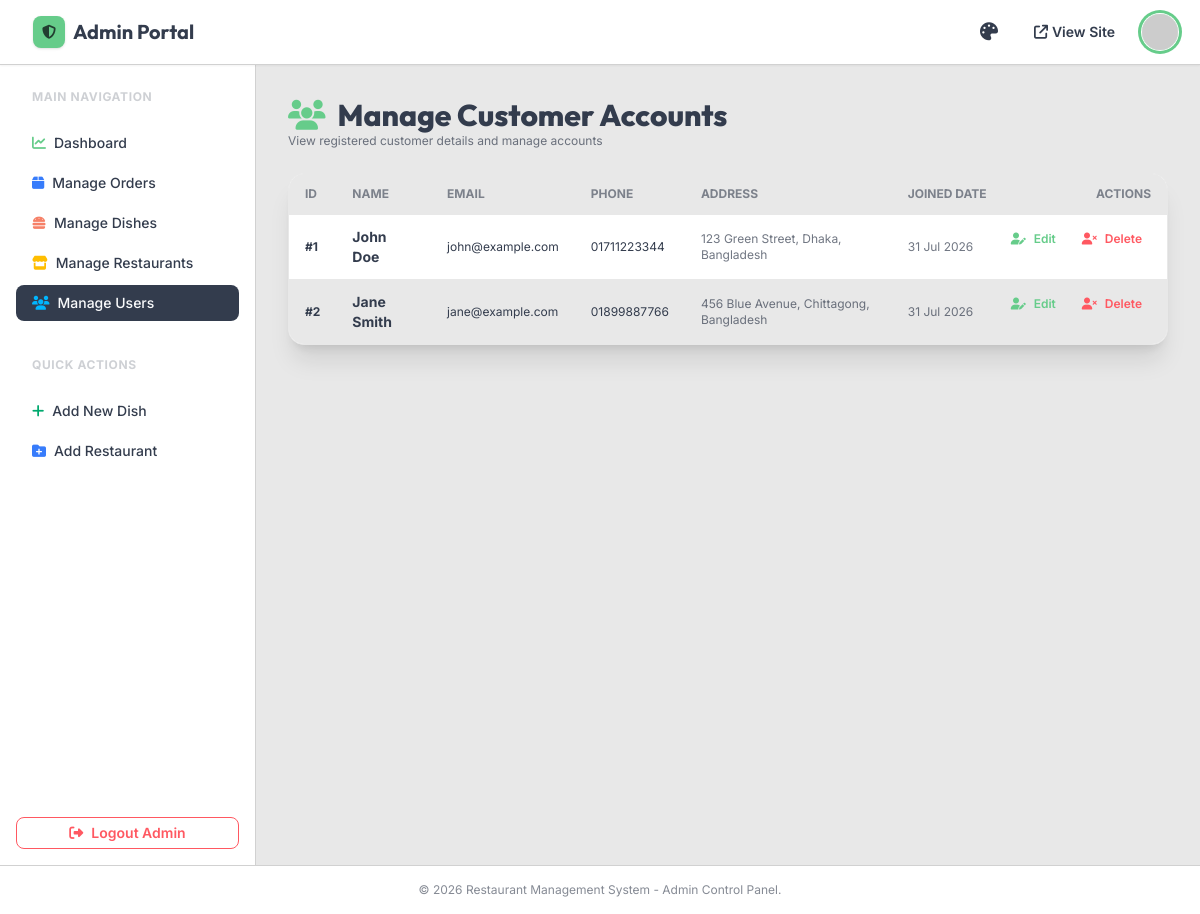
Page /admin/manage_users.php (signed in) on the committed database.
### tables this page shows
CREATE TABLE IF NOT EXISTS `users` (
  `id` INT(11) NOT NULL AUTO_INCREMENT,
  `name` VARCHAR(100) NOT NULL,
  `email` VARCHAR(100) NOT NULL UNIQUE,
  `password_plain` VARCHAR(255) NOT NULL,
  `password_md5` VARCHAR(255) NOT NULL,
  `phone` VARCHAR(20) DEFAULT NULL,
  `address` TEXT DEFAULT NULL,
  `avatar_url` VARCHAR(255) DEFAULT NULL,
  `created_at` DATETIME DEFAULT CURRENT_TIMESTAMP,
  PRIMARY KEY (`id`)
);

### admin/manage_users.php (the view, shortened to what this page needs)
<?php
require_once __DIR__ . '/header.php';
$users = $conn->query("SELECT * FROM users ORDER BY created_at DESC");
?>
<div class="space-y-6">
    <div class="flex justify-between items-center">
        <div>
            <h1 class="text-3xl font-extrabold font-heading flex items-center gap-3">
                <i class="fa-solid fa-users text-primary"></i> Manage Customer Accounts
            </h1>
            <p class="text-xs text-base-content/70">View registered customer details and manage accounts</p>
        </div>
    </div>
    <div class="card bg-base-100 shadow-xl border border-base-200 overflow-hidden">
        <div class="overflow-x-auto">
            <table class="table table-zebra w-full text-xs">
                <thead>
                    <tr class="font-bold uppercase bg-base-200">
                        <th>ID</th>
                        <th>Name</th>
                        <th>Email</th>
                        <th>Phone</th>
                        <th>Address</th>
                        <th>Joined Date</th>
                        <th class="text-right">Actions</th>
                    </tr>
                </thead>
                <tbody>
                    <?php while ($user = $users->fetch_assoc()): ?>
                        <tr class="hover">
                            <td class="font-bold">#<?= $user['id']; ?></td>
                            <td class="font-bold text-sm"><?= htmlspecialchars($user['name']); ?></td>
                            <td><?= htmlspecialchars($user['email']); ?></td>
                            <td><?= htmlspecialchars($user['phone'] ?? '-'); ?></td>
                            <td class="text-base-content/70"><?= htmlspecialchars($user['address'] ?? '-'); ?></td>
                            <td class="text-base-content/70"><?= date('d M Y', strtotime($user['created_at'])); ?></td>
                            <td class="text-right flex items-center justify-end gap-2">
                                <a href="edit_user.php?id=<?= $user['id']; ?>" class="btn btn-ghost btn-xs text-primary" title="Edit">
                                    <i class="fa-solid fa-user-pen"></i> Edit
                                </a>
                                <a href="manage_users.php?delete_id=<?= $user['id']; ?>" onclick="return confirm('Are you sure you want to delete this user account?');" class="btn btn-ghost btn-xs text-error" title="Delete">
                                    <i class="fa-solid fa-user-xmark"></i> Delete
                                </a>
                            </td>
                        </tr>
                    <?php endwhile; ?>
                </tbody>
            </table>
        </div>
    </div>
</div>
<?php require_once __DIR__ . '/footer.php'; ?>

### admin/header.php (style rules this page uses)
body { font-family: 'Inter', sans-serif; }
h1, h2, h3, h4, .font-heading { font-family: 'Outfit', sans-serif; }

### rows in the picture
users: id "1", name "John Doe", email "john@example.com", phone "01711223344", address "123 Green Street, Dhaka, Bangladesh", created_at "31 Jul 2026"
users: id "2", name "Jane Smith", email "jane@example.com", phone "01899887766", address "456 Blue Avenue, Chittagong, Bangladesh", created_at "31 Jul 2026"
